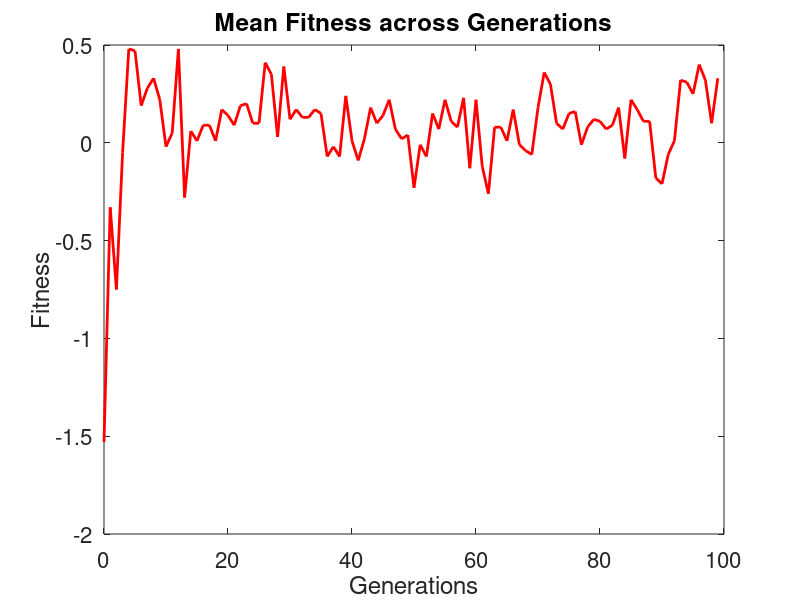
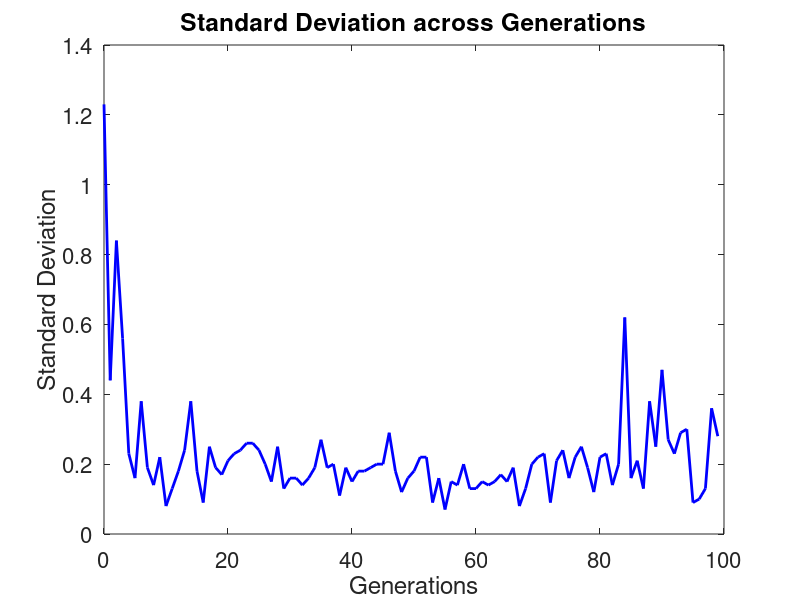
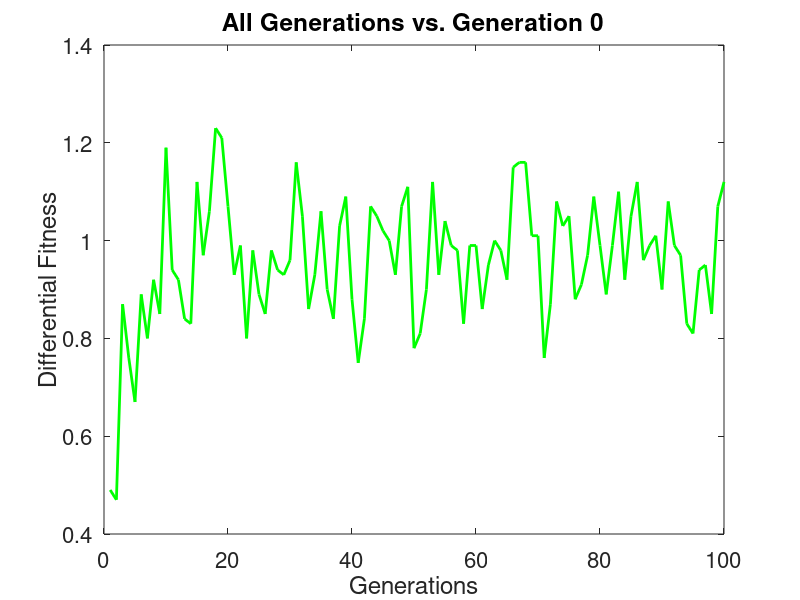
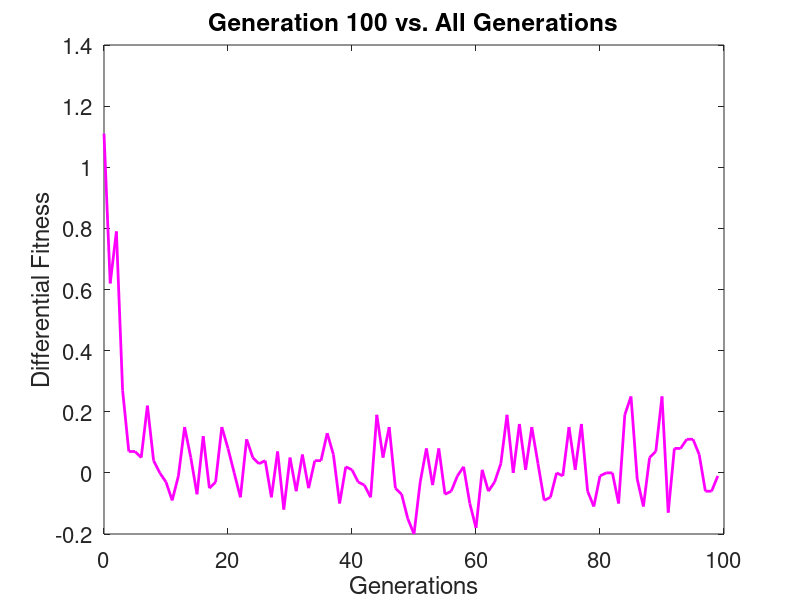

These charts were generated, in order, by the following MATLAB code:
%This is the MATLAB script we used in order to generate the figures shown
%on the paper

%Names: Nicholas Barrett, Abraham Dominguez, Pepper Marts.

GEN=[0,1,2,3,4,5,6,7,8,9,10,11,12,13,14,15,16,17,18,19,20,21,22,23,24,25,26,27,28,29,30,31,32,33,34,35,36,37,38,39,40,41,42,43,44,45,46,47,48,49,50,51,52,53,54,55,56,57,58,59,60,61,62,63,64,65,66,67,68,69,70,71,72,73,74,75,76,77,78,79,80,81,82,83,84,85,86,87,88,89,90,91,92,93,94,95,96,97,98,99,100];
FIT=[-1.53,-0.33,-0.75,-0.05,0.48,0.47,0.19,0.28,0.33,0.22,-0.02,0.05,0.48,-0.28,0.06,0.01,0.09,0.09,0.01,0.17,0.14,0.09,0.19,0.2,0.1,0.1,0.41,0.35,0.03,0.39,0.12,0.17,0.13,0.13,0.17,0.15,-0.07,-0.02,-0.07,0.24,0.01,-0.09,0.02,0.18,0.1,0.14,0.22,0.07,0.02,0.04,-0.23,-0.01,-0.07,0.15,0.07,0.22,0.11,0.08,0.23,-0.13,0.22,-0.12,-0.26,0.08,0.08,0.01,0.17,-0.01,-0.04,-0.06,0.18,0.36,0.3,0.1,0.07,0.15,0.16,-0.01,0.08,0.12,0.11,0.07,0.09,0.18,-0.08,0.22,0.17,0.11,0.11,-0.18,-0.21,-0.06,0.01,0.32,0.31,0.25,0.4,0.32,0.1,0.33,0.23];
STD_DEV=[1.23,0.44,0.84,0.56,0.23,0.16,0.38,0.19,0.14,0.22,0.08,0.13,0.18,0.24,0.38,0.18,0.09,0.25,0.19,0.17,0.21,0.23,0.24,0.26,0.26,0.24,0.2,0.15,0.25,0.13,0.16,0.16,0.14,0.16,0.19,0.27,0.19,0.2,0.11,0.19,0.15,0.18,0.18,0.19,0.2,0.2,0.29,0.18,0.12,0.16,0.18,0.22,0.22,0.09,0.16,0.07,0.15,0.14,0.2,0.13,0.13,0.15,0.14,0.15,0.17,0.15,0.19,0.08,0.13,0.2,0.22,0.23,0.09,0.21,0.24,0.16,0.22,0.25,0.19,0.12,0.22,0.23,0.14,0.2,0.62,0.16,0.21,0.13,0.38,0.25,0.47,0.27,0.23,0.29,0.3,0.09,0.1,0.13,0.36,0.28,0.28];
MIN=[-3.48,-1.0,-1.82,-0.94,0.19,0.16,-0.73,-0.01,0.04,-0.24,-0.16,-0.17,0.16,-0.62,-0.78,-0.33,-0.09,-0.3,-0.37,-0.11,-0.16,-0.47,-0.22,-0.36,-0.53,-0.36,0.07,0.17,-0.41,0.19,-0.08,-0.08,-0.06,-0.16,-0.07,-0.35,-0.34,-0.33,-0.22,-0.12,-0.29,-0.29,-0.25,-0.16,-0.26,-0.27,-0.31,-0.17,-0.16,-0.19,-0.52,-0.35,-0.38,0.03,-0.23,0.11,-0.2,-0.22,-0.09,-0.43,0.02,-0.32,-0.53,-0.22,-0.13,-0.21,-0.01,-0.14,-0.24,-0.38,-0.09,0.02,0.15,-0.26,-0.22,-0.22,-0.23,-0.45,-0.2,-0.06,-0.29,-0.38,-0.09,-0.02,-1.62,-0.19,-0.25,-0.05,-0.54,-0.82,-1.42,-0.33,-0.37,-0.16,-0.19,0.09,0.26,0.17,-0.72,-0.21,-0.3];
MAX=[0.14,0.25,0.24,0.91,0.8,0.7,0.54,0.59,0.57,0.47,0.09,0.31,0.7,0.08,0.42,0.18,0.21,0.4,0.19,0.43,0.44,0.35,0.62,0.49,0.41,0.31,0.72,0.61,0.32,0.63,0.43,0.52,0.43,0.33,0.47,0.5,0.2,0.25,0.15,0.49,0.19,0.21,0.32,0.5,0.41,0.36,0.66,0.32,0.19,0.25,0.03,0.26,0.23,0.29,0.37,0.3,0.28,0.29,0.6,-0.0,0.42,0.17,-0.0,0.24,0.42,0.25,0.53,0.12,0.2,0.14,0.68,0.66,0.41,0.41,0.49,0.29,0.48,0.26,0.34,0.31,0.45,0.29,0.35,0.45,0.46,0.37,0.43,0.33,0.62,0.03,0.15,0.38,0.38,0.75,0.76,0.36,0.61,0.55,0.5,0.62,0.69];

%Generation i vs. Generation 0
Eval_GEN=[1,2,3,4,5,6,7,8,9,10,11,12,13,14,15,16,17,18,19,20,21,22,23,24,25,26,27,28,29,30,31,32,33,34,35,36,37,38,39,40,41,42,43,44,45,46,47,48,49,50,51,52,53,54,55,56,57,58,59,60,61,62,63,64,65,66,67,68,69,70,71,72,73,74,75,76,77,78,79,80,81,82,83,84,85,86,87,88,89,90,91,92,93,94,95,96,97,98,99,100];
Fit_Diff_0=[0.49,0.47,0.87,0.76,0.67,0.89,0.8,0.92,0.85,1.19,0.94,0.92,0.84,0.83,1.12,0.97,1.06,1.23,1.21,1.07,0.93,0.99,0.8,0.98,0.89,0.85,0.98,0.94,0.93,0.96,1.16,1.05,0.86,0.93,1.06,0.9,0.84,1.03,1.09,0.88,0.75,0.84,1.07,1.05,1.02,1.0,0.93,1.07,1.11,0.78,0.81,0.9,1.12,0.93,1.04,0.99,0.98,0.83,0.99,0.99,0.86,0.95,1.0,0.98,0.92,1.15,1.16,1.16,1.01,1.01,0.76,0.87,1.08,1.03,1.05,0.88,0.91,0.97,1.09,0.99,0.89,0.99,1.1,0.92,1.05,1.12,0.96,0.99,1.01,0.9,1.08,0.99,0.97,0.83,0.81,0.94,0.95,0.85,1.07,1.12];

%Generation 100 vs. Generation i
Opp_GEN=[0,1,2,3,4,5,6,7,8,9,10,11,12,13,14,15,16,17,18,19,20,21,22,23,24,25,26,27,28,29,30,31,32,33,34,35,36,37,38,39,40,41,42,43,44,45,46,47,48,49,50,51,52,53,54,55,56,57,58,59,60,61,62,63,64,65,66,67,68,69,70,71,72,73,74,75,76,77,78,79,80,81,82,83,84,85,86,87,88,89,90,91,92,93,94,95,96,97,98,99];
Fit_Diff_100=[1.11,0.62,0.79,0.27,0.07,0.07,0.05,0.22,0.04,-0.0,-0.03,-0.09,-0.01,0.15,0.05,-0.07,0.12,-0.05,-0.03,0.15,0.08,-0.0,-0.08,0.11,0.05,0.03,0.04,-0.08,0.07,-0.12,0.05,-0.06,0.06,-0.05,0.04,0.04,0.13,0.06,-0.1,0.02,0.01,-0.03,-0.04,-0.08,0.19,0.05,0.15,-0.05,-0.07,-0.15,-0.2,-0.03,0.08,-0.04,0.08,-0.07,-0.06,-0.01,0.02,-0.1,-0.18,0.01,-0.06,-0.03,0.03,0.19,0.0,0.16,0.01,0.15,0.03,-0.09,-0.08,-0.0,-0.01,0.15,0.01,0.16,-0.06,-0.11,-0.01,-0.0,-0.0,-0.1,0.19,0.25,-0.02,-0.11,0.05,0.07,0.25,-0.13,0.08,0.08,0.11,0.11,0.06,-0.06,-0.06,-0.01];


figure();
plot(GEN(1:100),FIT(1:100),'r','LineWidth',2);
title("Mean Fitness across Generations",'FontSize',18);
xlabel("Generations",'FontSize',16);
ylabel("Fitness",'FontSize',16);
set(gca,'FontSize',16);


figure();
plot(GEN(1:100),STD_DEV(1:100),'b','LineWidth',2);
title("Standard Deviation across Generations",'FontSize',18);
xlabel("Generations",'FontSize',16);
ylabel("Standard Deviation",'FontSize',16);
set(gca,'FontSize',16);

figure();
plot(Eval_GEN(1:100),Fit_Diff_0(1:100),'g','LineWidth',2);
title("All Generations vs. Generation 0",'FontSize',18);
xlabel("Generations",'FontSize',16);
ylabel("Differential Fitness",'FontSize',16);
set(gca,'FontSize',16);

figure();
plot(Opp_GEN(1:100),Fit_Diff_100(1:100),'m','LineWidth',2);
title("Generation 100 vs. All Generations",'FontSize',18);
xlabel("Generations",'FontSize',16);
ylabel("Differential Fitness",'FontSize',16);
set(gca,'FontSize',16);